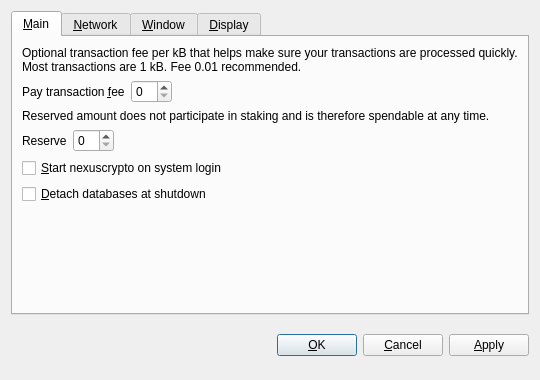
<?xml version="1.0" encoding="UTF-8"?>
<ui version="4.0">
 <class>OptionsDialog</class>
 <widget class="QDialog" name="OptionsDialog">
  <property name="geometry">
   <rect>
    <x>0</x>
    <y>0</y>
    <width>540</width>
    <height>380</height>
   </rect>
  </property>
  <property name="windowTitle">
   <string>Options</string>
  </property>
  <property name="modal">
   <bool>true</bool>
  </property>
  <layout class="QVBoxLayout" name="verticalLayout">
   <item>
    <widget class="QTabWidget" name="tabWidget">
     <property name="tabPosition">
      <enum>QTabWidget::North</enum>
     </property>
     <property name="currentIndex">
      <number>0</number>
     </property>
     <widget class="QWidget" name="tabMain">
      <attribute name="title">
       <string>&amp;Main</string>
      </attribute>
      <layout class="QVBoxLayout" name="verticalLayout_Main">
       <item>
        <widget class="QLabel" name="transactionFeeInfoLabel">
         <property name="text">
          <string>Optional transaction fee per kB that helps make sure your transactions are processed quickly. Most transactions are 1 kB. Fee 0.01 recommended.</string>
         </property>
         <property name="textFormat">
          <enum>Qt::PlainText</enum>
         </property>
         <property name="wordWrap">
          <bool>true</bool>
         </property>
        </widget>
       </item>
       <item>
        <layout class="QHBoxLayout" name="horizontalLayoutFee">
         <item>
          <widget class="QLabel" name="transactionFeeLabel">
           <property name="text">
            <string>Pay transaction &amp;fee</string>
           </property>
           <property name="textFormat">
            <enum>Qt::PlainText</enum>
           </property>
           <property name="buddy">
            <cstring>transactionFee</cstring>
           </property>
          </widget>
         </item>
         <item>
          <widget class="BitcoinAmountField" name="transactionFee"/>
         </item>
         <item>
          <spacer name="horizontalSpacerFee">
           <property name="orientation">
            <enum>Qt::Horizontal</enum>
           </property>
           <property name="sizeHint" stdset="0">
            <size>
             <width>40</width>
             <height>20</height>
            </size>
           </property>
          </spacer>
         </item>
        </layout>
       </item>
       <item>
        <widget class="QLabel" name="reserveBalanceInfoLabel">
         <property name="text">
          <string>Reserved amount does not participate in staking and is therefore spendable at any time.</string>
         </property>
         <property name="textFormat">
          <enum>Qt::PlainText</enum>
         </property>
         <property name="wordWrap">
          <bool>true</bool>
         </property>
        </widget>
       </item>
       <item>
        <layout class="QHBoxLayout" name="horizontalLayoutReserveBalance">
         <item>
          <widget class="QLabel" name="reserveBalanceLabel">
           <property name="text">
            <string>Reserve</string>
           </property>
           <property name="textFormat">
            <enum>Qt::PlainText</enum>
           </property>
           <property name="buddy">
            <cstring>reserveBalance</cstring>
           </property>
          </widget>
         </item>
         <item>
          <widget class="BitcoinAmountField" name="reserveBalance"/>
         </item>
         <item>
          <spacer name="horizontalSpacerReserveBalance">
           <property name="orientation">
            <enum>Qt::Horizontal</enum>
           </property>
           <property name="sizeHint" stdset="0">
            <size>
             <width>40</width>
             <height>20</height>
            </size>
           </property>
          </spacer>
         </item>
        </layout>
       </item>
       <item>
        <widget class="QCheckBox" name="bitcoinAtStartup">
         <property name="toolTip">
          <string>Automatically start nexuscrypto after logging in to the system.</string>
         </property>
         <property name="text">
          <string>&amp;Start nexuscrypto on system login</string>
         </property>
        </widget>
       </item>
       <item>
        <widget class="QCheckBox" name="detachDatabases">
         <property name="toolTip">
          <string>Detach block and address databases at shutdown. This means they can be moved to another data directory, but it slows down shutdown. The wallet is always detached.</string>
         </property>
         <property name="text">
          <string>&amp;Detach databases at shutdown</string>
         </property>
        </widget>
       </item>
       <item>
        <spacer name="verticalSpacer_Main">
         <property name="orientation">
          <enum>Qt::Vertical</enum>
         </property>
         <property name="sizeHint" stdset="0">
          <size>
           <width>20</width>
           <height>40</height>
          </size>
         </property>
        </spacer>
       </item>
      </layout>
     </widget>
     <widget class="QWidget" name="tabNetwork">
      <attribute name="title">
       <string>&amp;Network</string>
      </attribute>
      <layout class="QVBoxLayout" name="verticalLayout_Network">
       <item>
        <widget class="QCheckBox" name="mapPortUpnp">
         <property name="toolTip">
          <string>Automatically open the nexuscrypto client port on the router. This only works when your router supports UPnP and it is enabled.</string>
         </property>
         <property name="text">
          <string>Map port using &amp;UPnP</string>
         </property>
        </widget>
       </item>
       <item>
        <widget class="QCheckBox" name="connectSocks">
         <property name="toolTip">
          <string>Connect to the nexuscrypto network through a SOCKS proxy (e.g. when connecting through Tor).</string>
         </property>
         <property name="text">
          <string>&amp;Connect through SOCKS proxy:</string>
         </property>
        </widget>
       </item>
       <item>
        <layout class="QHBoxLayout" name="horizontalLayout_Network">
         <item>
          <widget class="QLabel" name="proxyIpLabel">
           <property name="text">
            <string>Proxy &amp;IP:</string>
           </property>
           <property name="textFormat">
            <enum>Qt::PlainText</enum>
           </property>
           <property name="buddy">
            <cstring>proxyIp</cstring>
           </property>
          </widget>
         </item>
         <item>
          <widget class="QValidatedLineEdit" name="proxyIp">
           <property name="maximumSize">
            <size>
             <width>140</width>
             <height>16777215</height>
            </size>
           </property>
           <property name="toolTip">
            <string>IP address of the proxy (e.g. 127.0.0.1)</string>
           </property>
          </widget>
         </item>
         <item>
          <widget class="QLabel" name="proxyPortLabel">
           <property name="text">
            <string>&amp;Port:</string>
           </property>
           <property name="textFormat">
            <enum>Qt::PlainText</enum>
           </property>
           <property name="buddy">
            <cstring>proxyPort</cstring>
           </property>
          </widget>
         </item>
         <item>
          <widget class="QLineEdit" name="proxyPort">
           <property name="maximumSize">
            <size>
             <width>55</width>
             <height>16777215</height>
            </size>
           </property>
           <property name="toolTip">
            <string>Port of the proxy (e.g. 9050)</string>
           </property>
          </widget>
         </item>
         <item>
          <widget class="QLabel" name="socksVersionLabel">
           <property name="text">
            <string>SOCKS &amp;Version:</string>
           </property>
           <property name="textFormat">
            <enum>Qt::PlainText</enum>
           </property>
           <property name="buddy">
            <cstring>socksVersion</cstring>
           </property>
          </widget>
         </item>
         <item>
          <widget class="QValueComboBox" name="socksVersion">
           <property name="toolTip">
            <string>SOCKS version of the proxy (e.g. 5)</string>
           </property>
          </widget>
         </item>
         <item>
          <spacer name="horizontalSpacer_Network">
           <property name="orientation">
            <enum>Qt::Horizontal</enum>
           </property>
           <property name="sizeHint" stdset="0">
            <size>
             <width>40</width>
             <height>20</height>
            </size>
           </property>
          </spacer>
         </item>
        </layout>
       </item>
       <item>
        <spacer name="verticalSpacer_Network">
         <property name="orientation">
          <enum>Qt::Vertical</enum>
         </property>
         <property name="sizeHint" stdset="0">
          <size>
           <width>20</width>
           <height>40</height>
          </size>
         </property>
        </spacer>
       </item>
      </layout>
     </widget>
     <widget class="QWidget" name="tabWindow">
      <attribute name="title">
       <string>&amp;Window</string>
      </attribute>
      <layout class="QVBoxLayout" name="verticalLayout_Window">
       <item>
        <widget class="QCheckBox" name="minimizeToTray">
         <property name="toolTip">
          <string>Show only a tray icon after minimizing the window.</string>
         </property>
         <property name="text">
          <string>&amp;Minimize to the tray instead of the taskbar</string>
         </property>
        </widget>
       </item>
       <item>
        <widget class="QCheckBox" name="minimizeOnClose">
         <property name="toolTip">
          <string>Minimize instead of exit the application when the window is closed. When this option is enabled, the application will be closed only after selecting Quit in the menu.</string>
         </property>
         <property name="text">
          <string>M&amp;inimize on close</string>
         </property>
        </widget>
       </item>
       <item>
        <spacer name="verticalSpacer_Window">
         <property name="orientation">
          <enum>Qt::Vertical</enum>
         </property>
         <property name="sizeHint" stdset="0">
          <size>
           <width>20</width>
           <height>40</height>
          </size>
         </property>
        </spacer>
       </item>
      </layout>
     </widget>
     <widget class="QWidget" name="tabDisplay">
      <attribute name="title">
       <string>&amp;Display</string>
      </attribute>
      <layout class="QVBoxLayout" name="verticalLayout_Display">
       <item>
        <layout class="QHBoxLayout" name="horizontalLayout_1_Display">
         <item>
          <widget class="QLabel" name="langLabel">
           <property name="text">
            <string>User Interface &amp;language:</string>
           </property>
           <property name="textFormat">
            <enum>Qt::PlainText</enum>
           </property>
           <property name="buddy">
            <cstring>lang</cstring>
           </property>
          </widget>
         </item>
         <item>
          <widget class="QValueComboBox" name="lang">
           <property name="toolTip">
            <string>The user interface language can be set here. This setting will take effect after restarting nexuscrypto.</string>
           </property>
          </widget>
         </item>
        </layout>
       </item>
       <item>
        <layout class="QHBoxLayout" name="horizontalLayout_2_Display">
         <item>
          <widget class="QLabel" name="unitLabel">
           <property name="text">
            <string>&amp;Unit to show amounts in:</string>
           </property>
           <property name="textFormat">
            <enum>Qt::PlainText</enum>
           </property>
           <property name="buddy">
            <cstring>unit</cstring>
           </property>
          </widget>
         </item>
         <item>
          <widget class="QValueComboBox" name="unit">
           <property name="toolTip">
            <string>Choose the default subdivision unit to show in the interface and when sending coins.</string>
           </property>
          </widget>
         </item>
        </layout>
       </item>
       <item>
        <widget class="QCheckBox" name="displayAddresses">
         <property name="toolTip">
          <string>Whether to show nexuscrypto addresses in the transaction list or not.</string>
         </property>
         <property name="text">
          <string>&amp;Display addresses in transaction list</string>
         </property>
        </widget>
       </item>
       <item>
        <widget class="QCheckBox" name="coinControlFeatures">
         <property name="toolTip">
          <string>Whether to show coin control features or not.</string>
         </property>
         <property name="text">
          <string>Display coin &amp;control features (experts only!)</string>
         </property>
        </widget>
       </item>
       <item>
        <spacer name="verticalSpacer_Display">
         <property name="orientation">
          <enum>Qt::Vertical</enum>
         </property>
         <property name="sizeHint" stdset="0">
          <size>
           <width>20</width>
           <height>40</height>
          </size>
         </property>
        </spacer>
       </item>
      </layout>
     </widget>
    </widget>
   </item>
   <item>
    <layout class="QHBoxLayout" name="horizontalLayout_Buttons">
     <item>
      <spacer name="horizontalSpacer_1">
       <property name="orientation">
        <enum>Qt::Horizontal</enum>
       </property>
       <property name="sizeHint" stdset="0">
        <size>
         <width>40</width>
         <height>48</height>
        </size>
       </property>
      </spacer>
     </item>
     <item>
      <widget class="QLabel" name="statusLabel">
       <property name="font">
        <font>
         <weight>75</weight>
         <bold>true</bold>
        </font>
       </property>
       <property name="text">
        <string/>
       </property>
       <property name="textFormat">
        <enum>Qt::PlainText</enum>
       </property>
       <property name="wordWrap">
        <bool>true</bool>
       </property>
      </widget>
     </item>
     <item>
      <spacer name="horizontalSpacer_2">
       <property name="orientation">
        <enum>Qt::Horizontal</enum>
       </property>
       <property name="sizeHint" stdset="0">
        <size>
         <width>40</width>
         <height>48</height>
        </size>
       </property>
      </spacer>
     </item>
     <item>
      <widget class="QPushButton" name="okButton">
       <property name="text">
        <string>&amp;OK</string>
       </property>
      </widget>
     </item>
     <item>
      <widget class="QPushButton" name="cancelButton">
       <property name="text">
        <string>&amp;Cancel</string>
       </property>
       <property name="autoDefault">
        <bool>false</bool>
       </property>
      </widget>
     </item>
     <item>
      <widget class="QPushButton" name="applyButton">
       <property name="text">
        <string>&amp;Apply</string>
       </property>
       <property name="autoDefault">
        <bool>false</bool>
       </property>
      </widget>
     </item>
    </layout>
   </item>
  </layout>
 </widget>
 <customwidgets>
  <customwidget>
   <class>BitcoinAmountField</class>
   <extends>QSpinBox</extends>
   <header>bitcoinamountfield.h</header>
  </customwidget>
  <customwidget>
   <class>QValueComboBox</class>
   <extends>QComboBox</extends>
   <header>qvaluecombobox.h</header>
  </customwidget>
  <customwidget>
   <class>QValidatedLineEdit</class>
   <extends>QLineEdit</extends>
   <header>qvalidatedlineedit.h</header>
  </customwidget>
 </customwidgets>
 <resources/>
 <connections/>
</ui>
